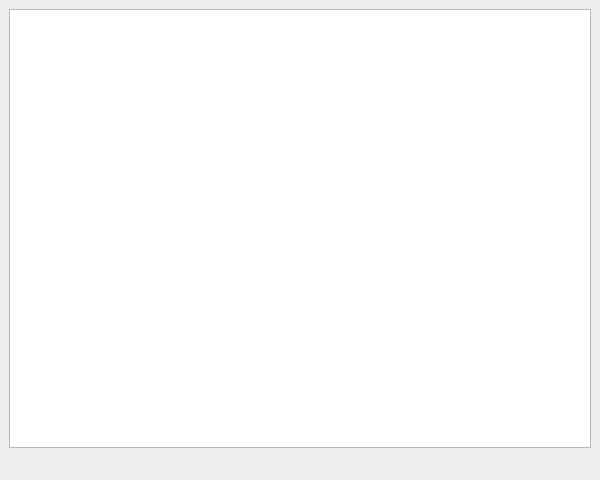
<?xml version="1.0" encoding="UTF-8"?>
<ui version="4.0">
 <class>UnTech::GuiQt::Resources::SceneSettings::EditorWidget</class>
 <widget class="QMainWindow" name="UnTech::GuiQt::Resources::SceneSettings::EditorWidget">
  <property name="geometry">
   <rect>
    <x>0</x>
    <y>0</y>
    <width>600</width>
    <height>480</height>
   </rect>
  </property>
  <property name="windowTitle">
   <string>Scene Settings Editor</string>
  </property>
  <widget class="QWidget" name="centralWidget">
   <layout class="QVBoxLayout" name="verticalLayout">
    <item>
     <widget class="GuiQt::Accessor::ListAccessorTableView" name="tableView"/>
    </item>
    <item>
     <widget class="QToolBar" name="tableButtons">
      <property name="movable">
       <bool>false</bool>
      </property>
      <property name="iconSize">
       <size>
        <width>16</width>
        <height>16</height>
       </size>
      </property>
      <property name="floatable">
       <bool>false</bool>
      </property>
     </widget>
    </item>
   </layout>
  </widget>
 </widget>
 <customwidgets>
  <customwidget>
   <class>GuiQt::Accessor::ListAccessorTableView</class>
   <extends>QTreeView</extends>
   <header>gui-qt/accessor/listaccessortableview.h</header>
  </customwidget>
 </customwidgets>
 <resources/>
 <connections/>
</ui>
